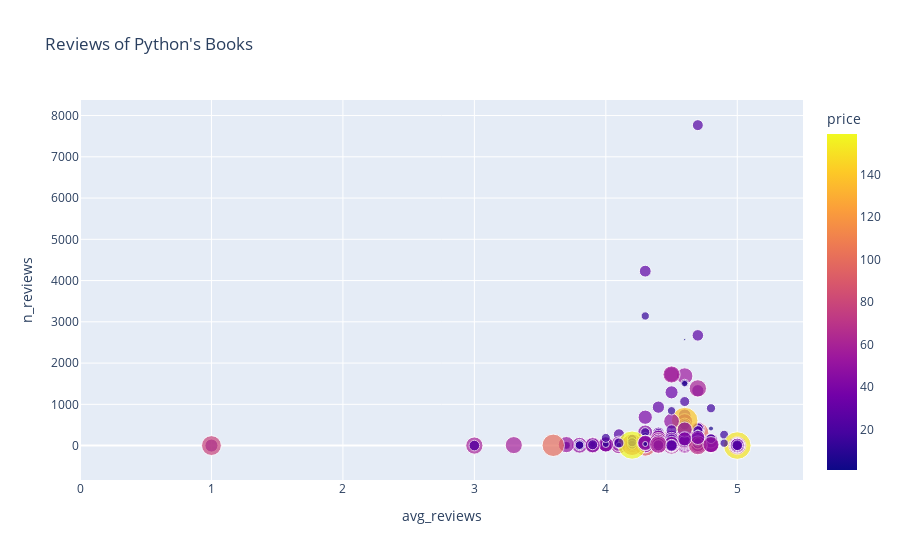

The notebook cell this image was saved under:
### Code cell
fig = px.scatter(df_python_book, x="avg_reviews", y="n_reviews", color='price', 
                 size='price', title="Reviews of Python's Books", range_x=[0,5.5], hover_name="title")
fig.show()

### Figure 1 — Plotly figure (JSON) as saved in the notebook; plotly's stock layout.template omitted (floating-point values rounded to 4 significant figures; data arrays with more than 128 entries replaced by an {"elided": "..."} marker saying what was removed)
{"data": [{"hovertemplate": "<b>%{hovertext}</b><br><br>avg_reviews=%{x}<br>n_reviews=%{y}<br>price=%{marker.color}<extra></extra>", "hovertext": {"elided": "248 str values"}, "legendgroup": "", "marker": {"color": {"elided": "248 float values"}, "coloraxis": "coloraxis", "size": {"elided": "248 float values"}, "sizemode": "area", "sizeref": 0.3975, "symbol": "circle"}, "mode": "markers", "name": "", "orientation": "v", "showlegend": false, "type": "scatter", "x": {"elided": "248 float values"}, "xaxis": "x", "y": {"elided": "248 int values"}, "yaxis": "y"}], "layout": {"coloraxis": {"colorbar": {"title": {"text": "price"}}, "colorscale": [[0, "#0d0887"], [0.1111, "#46039f"], [0.2222, "#7201a8"], [0.3333, "#9c179e"], [0.4444, "#bd3786"], [0.5556, "#d8576b"], [0.6667, "#ed7953"], [0.7778, "#fb9f3a"], [0.8889, "#fdca26"], [1, "#f0f921"]]}, "legend": {"itemsizing": "constant", "tracegroupgap": 0}, "title": {"text": "Reviews of Python's Books"}, "xaxis": {"anchor": "y", "domain": [0, 1], "range": [0, 5.5], "title": {"text": "avg_reviews"}}, "yaxis": {"anchor": "x", "domain": [0, 1], "title": {"text": "n_reviews"}}}}
